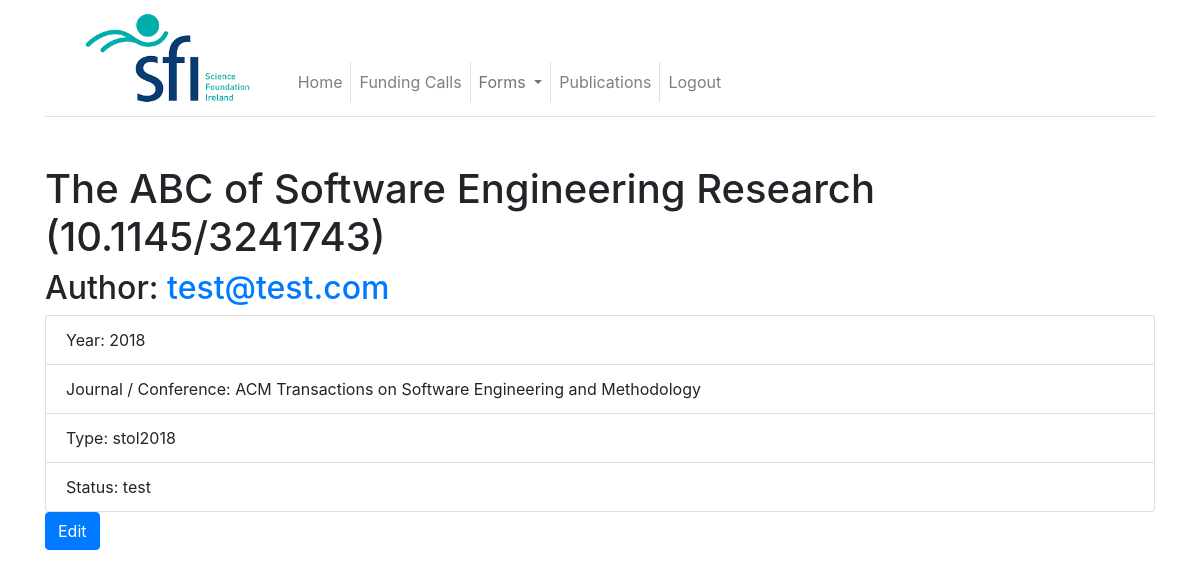
The app's page /publications/1 (signed in) with its own data.
### app/models.py (models this page shows, shortened)
class Publication(db.Model):
    id = db.Column(db.Integer, primary_key=True)
    primary_user = db.Column(db.Integer, db.ForeignKey("user.id"))
    year = db.Column(db.Integer)
    type = db.Column(db.String(64))
    status = db.Column(db.String(64))
    doi = db.Column(db.String(64))
    title = db.Column(db.Text)
    journal = db.Column(db.Text)

class User(UserMixin, db.Model):
    id = db.Column(db.Integer, primary_key=True)
    orcid = db.Column(db.String(64), index=True, unique=True)
    username = db.Column(db.String(64), index=True, unique=True)
    email = db.Column(db.String(120), index=True, unique=True)
    password_hash = db.Column(db.String(128))
    is_admin = db.Column(db.Boolean, default=False)
    is_reviewer = db.Column(db.Boolean, default=False)
    posts = db.relationship("Post", backref="author", lazy="dynamic")
    about_me = db.Column(db.String(140))
    last_seen = db.Column(db.DateTime, default=datetime.utcnow)
    groups = db.relationship("GroupMembership", back_populates="user")
    general_information = db.relationship("GeneralInformation", uselist=False)
    education_information = db.relationship("EducationInformation")
    employment_information = db.relationship("EmploymentInformation")
    societies_information = db.relationship("SocietiesInformation")
    awards_information = db.relationship("AwardsInformation")
    funding_diversification = db.relationship("FundingDiversification")
    impacts = db.relationship("Impacts")
    innovation_and_commercialisation = db.relationship("InnovationAndCommercialisation")
    presentations = db.relationship("Presentations")
    academic_collaborations = db.relationship("AcademicCollaborations")
    non_academic_collaborations = db.relationship("NonAcademicCollaborations")
    events = db.relationship("Events")
    communications_overview = db.relationship("CommunicationsOverview")
    sfi_funding_ratio = db.relationship("SfiFundingRatio")
    education_public_engagement = db.relationship("EducationPublicEngagement")
    annual_report = db.relationship("AnnualReport")

### app/publications.py (the view)
@app.route("/publications/<int:id>")
@login_required
def view_publication(id):
    publication = Publication.query.filter_by(id=id).first_or_404()
    author = User.query.filter_by(id=publication.primary_user).first_or_404()
    return render_template("view_publication.html", publication=publication, author=author)

### app/models.py (called while the page is built)
@login.user_loader
def load_user(id):
    return User.query.get(int(id))

### app/routes.py (called while the page is built)
@app.before_request
def before_request():
    if current_user.is_authenticated:
        current_user.last_seen = datetime.utcnow()
        db.session.commit()

### app/templates/view_publication.html
{% extends "base.html" %}
{% block content %}
<h1>{{ publication.title }}{% if publication.doi %} ({{ publication.doi }}) {% endif %}</h1>
<h2>Author: <a href="{{ url_for('list_publications', id=author.id) }}">{{ author.email }}</a></h2>
<ul class="list-group">
    <li class="list-group-item">
        Year: {{ publication.year }}
    </li>
    <li class="list-group-item">
        Journal / Conference: {{ publication.journal }}
    </li>
    <li class="list-group-item">
        Type: {{ publication.type }}
    </li>
    <li class="list-group-item">
        Status: {{ publication.status }}
    </li>
</ul>
<p>
    <a class="btn btn-primary" href="{{ url_for('edit_publication', id=publication.id) }}">Edit</a>
</p>
{% endblock %}

### records on screen
Publication: title "The ABC of Software Engineering Research", doi "10.1145/3241743", year "2018", journal "ACM Transactions on Software Engineering and Methodology", type "stol2018", status "test"
User: email "test@test.com"
